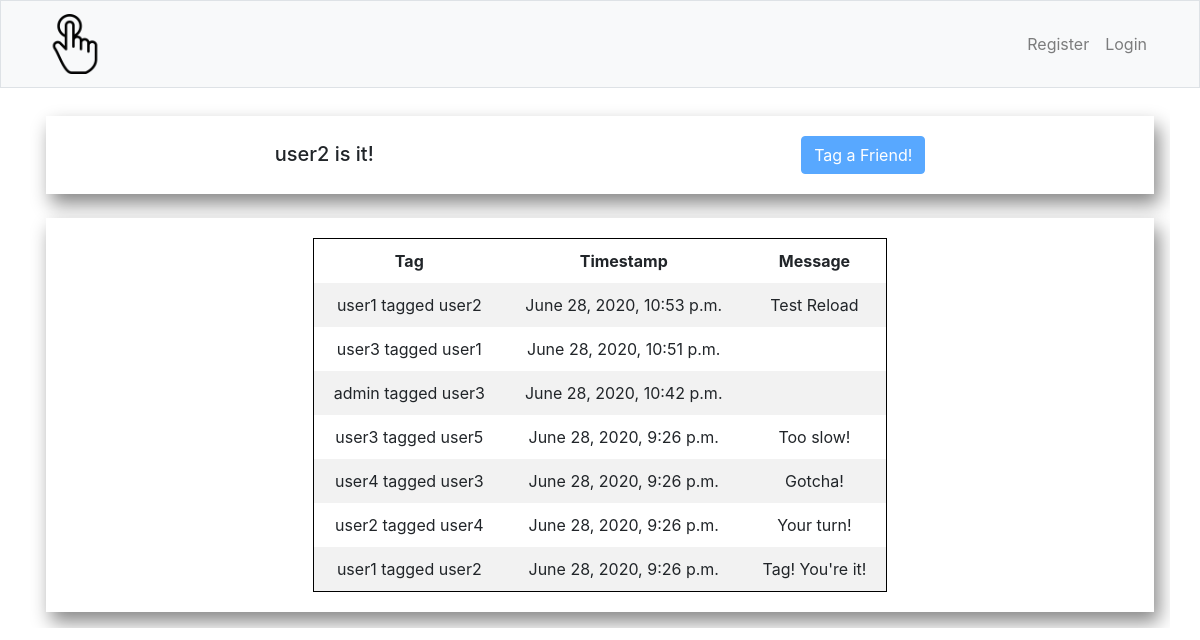
The page / on the database its author committed.
### tag/models.py (models this page shows, shortened)
class Tag(models.Model):
    fromTag = models.ForeignKey(User, on_delete=models.CASCADE, related_name="tags")
    toTag = models.ForeignKey(User, on_delete=models.CASCADE, related_name="taggedBy")
    message = models.CharField(max_length=256, blank=True)
    timestamp = models.DateTimeField(auto_now_add=True)

### tag/views.py (the view)
# urls.py: path("", views.index, name="index"),
def index(request):
    tagModelForm = TagModelForm(request.user.username, auto_id="tag_%s")
    tags = Tag.objects.all().order_by('-timestamp')[:100]
    if (tags.first() is not None):
        itUser = tags.first().toTag
    context = {
        'tags': tags,
        'itUser': itUser,
        'tagModelForm': tagModelForm,
    }
    return render(request, "tag/index.html", context)

### tag/templates/tag/index.html (shortened to what this page needs)
{% extends "tag/layout.html" %}
{% load crispy_forms_tags %}
{% load tz %}
{% localtime on %}
{% block content %}
    <div class="container card-container">
        <h5>{{ itUser }} is it!</h5>
        <button type="button" id="openTagModal" class="newTagModal btn btn-primary" data-toggle="modal" data-target="#tagModal" disabled=true>
            Tag a Friend!
        </button>
    </div>
    <br>
    <div class="container card-container">
        <div class="row">
            <div class="col">
                {% if tags %}
                    <table id="tagsTable">
                        <tr>
                            <th>Tag</th>
                            <th>Timestamp</th>
                            <th>Message</th>
                        </tr>
                        {% for tag in tags %}
                            <tr>
                                <td>{{ tag.fromTag }} tagged {{ tag.toTag }}</td>
                                <td>{{ tag.timestamp }}</td>
                                <td>{{ tag.message }} </td>
                            </tr>
                        {% endfor %}
                    </table>
                {% else %}
                    <p>No tags yet! Tag one of your friends to get things started!</p>
                {% endif %}
            </div>
        </div>
    </div>
{% endblock content %}
{% endlocaltime %}

### tag/templates/tag/layout.html (shortened to what this page needs)
{% load static %}
<!DOCTYPE html>
<html lang="en">
    <head>
        <link rel="stylesheet" href="https://stackpath.bootstrapcdn.com/bootstrap/4.5.0/css/bootstrap.min.css"
>
        <link rel="stylesheet" href="{% static 'style.css' %}">
    </head>
    <body>
        <nav class="navbar navbar-expand-lg navbar-light bg-light border navbar-fixed-top">
            <div class="container">
                <a class="navbar-brand" href="{% url 'index' %}">
                    <img src="{% static 'tagLogo.png' %}" width="60" height="60" alt="TagYourFriends">
                </a>
                <div class="collapse navbar-collapse" id="navbarNavDropdown">
                {% if user.is_authenticated %}
                    <ul class="navbar-nav">
                    <li class="nav-item active">
                        <a class="nav-link" href="{% url 'index' %}">TagYourFriends</a>
                    </li>
                    </ul>
                    <ul class="navbar-nav ml-auto">
                        <li class="nav-item"><a class="nav-link" href="#">{{ user.username }}</a></li>
                        <li class="nav-item"><a class="nav-link" href="{% url 'logout' %}">Logout</a></li>
                    </ul>
                {% else %}
                    <ul class="navbar-nav ml-auto">
                        <li class="nav-item"><a class="nav-link" href="{% url 'register' %}">Register</a></li>
                        <li id="login_btn" class="nav-item"><a class="nav-link" href="{% url 'login' %}">Login</a></li>
                    </ul>
                {% endif %}
                </div>
            </div>
        </nav>
    </body>
    <main class="container p-3">
        {% block content %}{% endblock %}
    </main>
</html>

### tag/static/style.css (style rules this page uses)
body { padding-top: 100px; }
main { overflow-x: auto; }
table { border-collapse: collapse; border: 1px solid black; }
td,th { padding: 10px; padding-left: 20px; padding-right: 20px; text-align: center; }
tr:nth-child(even) { background-color: #f2f2f2; }
tr:nth-child(odd) { background-color: #FFF; }
.navbar { position: fixed; top: 0; width: 100%; z-index: 1; }
.card-container { display: flex; flex-direction: row; flex-wrap: wrap; justify-content: space-around; align-items: baseline; background-color: #FFF; padding-bottom: 20px; padding-top: 20px; box-shadow: 5px 10px 18px #888888; }

### rows shown on the page
Tag: fromTag "user1", toTag "user2", timestamp "June 28, 2020, 10:53 p.m.", message "Test Reload"
Tag: fromTag "user3", toTag "user1", timestamp "June 28, 2020, 10:51 p.m."
Tag: fromTag "admin", toTag "user3", timestamp "June 28, 2020, 10:42 p.m."
Tag: fromTag "user3", toTag "user5", timestamp "June 28, 2020, 9:26 p.m.", message "Too slow!"
Tag: fromTag "user4", toTag "user3", timestamp "June 28, 2020, 9:26 p.m.", message "Gotcha!"
Tag: fromTag "user2", toTag "user4", timestamp "June 28, 2020, 9:26 p.m.", message "Your turn!"
Tag: fromTag "user1", toTag "user2", timestamp "June 28, 2020, 9:26 p.m.", message "Tag! You're it!"

### other values the page prints
{{ itUser }} "user2"
